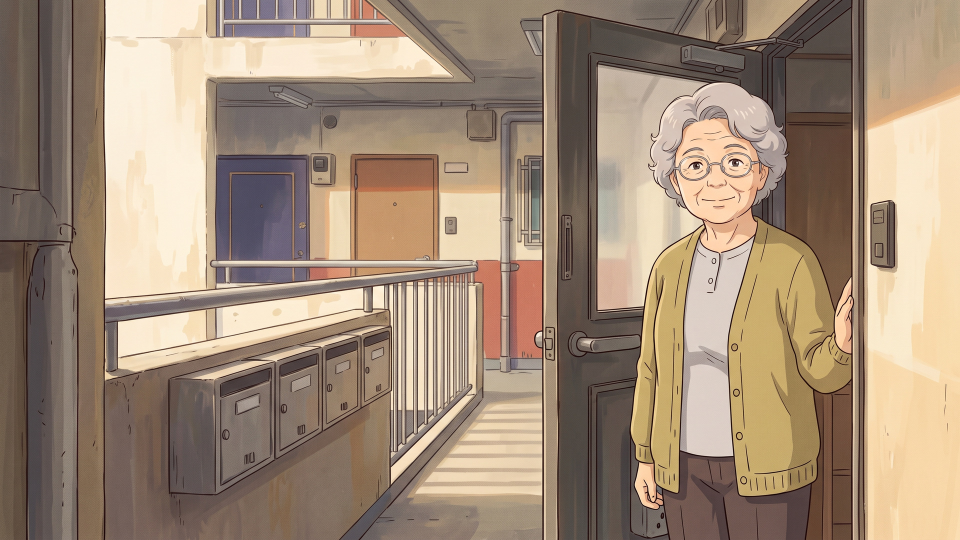
#> input picture channels/okinu/assets/poses/A10.jpg, 1920 x 1080 px (shown at 1/2 size)
$ python -i build_short_okinu.py   (imports and definitions only)
#> lines starting #> are read from the running program, lines starting #| are printed output that depends on the picture
# ⑦ショートの組み立て（金運おきぬ・2026-10-29 新設）：声・絵・字幕・BGM をスキルの build_short.py でつなぎ、−15 LUFS にそろえる
#   python -X utf8 pipeline/build_short_okinu.py <作業フォルダ> [--out short.mp4]
# ・手順書 §5（S001 で決めた組み立て）：config.json に bgm_volume 0.02 → build_short.py → loudnorm で −15 LUFS（そのままだと −22.9 LUFS）。tempo 1.3 は script.json
# ・BGM：channels/okinu/assets/bgm/okinu_bgm_01_seed1.m4a（自作の曲を m4a にして repo に入れた）。環境変数 OKINU_BGM があればそちら。どちらも無ければ止まる（BGM 無しで出さない）
# ・切り出し（funnel.kind が 切り出し）：長尺の絵（neta.json の long_dir/images。手元だけ）を縦に置き直して images/ に置いてから組み立てる
#   （landscape_to_portrait.py と同じ：上下は同じ絵をぼかして暗くした背景、真ん中に高さ1100で置く。元の大きさの絵があればそちらを使う）
# ・できあがりの点検：長さ（ショートは60秒以内）・LUFS（−15±1）・動く絵のカット数（2以上）・【画質】の有無・セーフゾーン確認画像（safezone_check.png）
#   結果は build_report.json に残す。LUFS が外れたら終了コード1
import argparse, glob, json, os, re, subprocess, sys

ROOT = os.path.dirname(os.path.dirname(os.path.abspath(__file__)))
SKILL_SCRIPTS = os.path.join(ROOT, "vendor", "youtube-video-maker", "scripts")
sys.path.insert(0, SKILL_SCRIPTS)
TARGET = -15.0
W, H, TOP, BAND = 1080, 1920, 520, 1100


# [5 lines left out: function bgm_path, not called in this run]


def to_portrait(src, dst, cx=0.55):
    """横の絵を縦 1080x1920 に置き直す（landscape_to_portrait.py と同じ）"""
#> called with src = '../channels/okinu/assets/poses/A10.jpg', dst = 'out.png', cx = 0.55
    from PIL import Image, ImageDraw, ImageEnhance, ImageFilter
    d, f = os.path.split(src)
    raw = sorted(glob.glob(os.path.join(d, "_lovart", os.path.splitext(f)[0], "*.png")))
    if raw and not os.path.exists(os.path.join(d, "_orig", f)) and Image.open(raw[-1]).size[1] > Image.open(src).size[1]:
        src = raw[-1]  # Lovart から届いた元の大きさの絵（縮めた絵を引き伸ばすとぼやける。手順書 §6）
    im = Image.open(src).convert("RGB")
#> im is the input picture: PIL image 1920x1080 RGB; mean R, G, B 161.4, 140.9, 120.8
    w, h = im.size
#> w = 1920; h = 1080
    bw = int(w * H / h)
#> bw = 3413
    bg = im.resize((bw, H), Image.LANCZOS).crop(((bw - W) // 2, 0, (bw - W) // 2 + W, H))
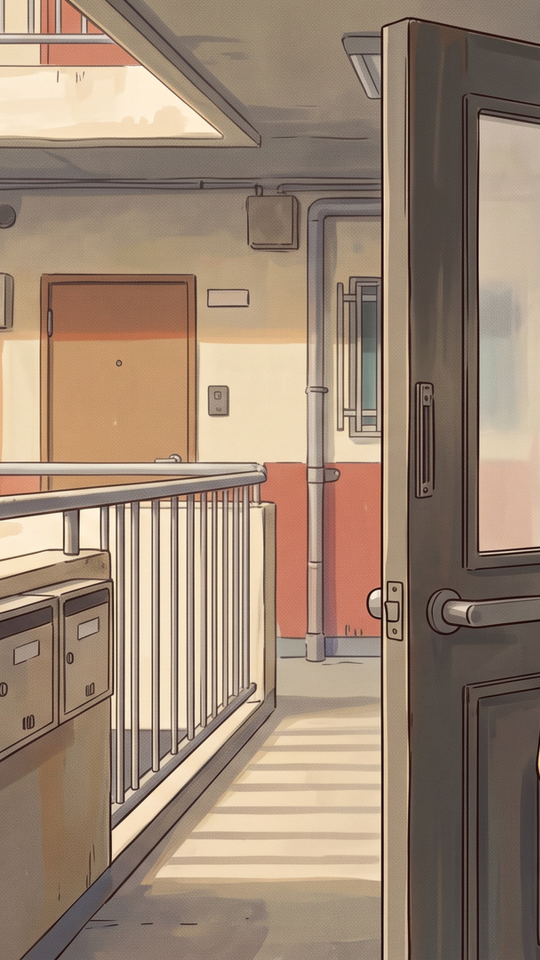
#> bg: PIL image 1080x1920 RGB (shown at 1/2 size); mean R, G, B 156.5, 135.1, 116.2
    bg = ImageEnhance.Brightness(bg.filter(ImageFilter.GaussianBlur(40))).enhance(0.5)
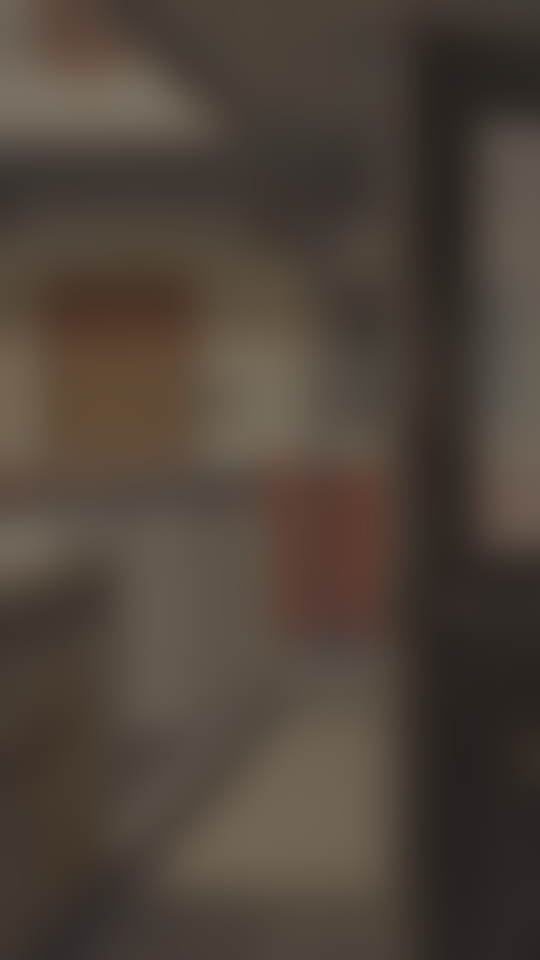
#> bg: PIL image 1080x1920 RGB (shown at 1/2 size); mean R, G, B 78, 67.4, 57.9
    fw = int(w * BAND / h)
#> fw = 1955
    fg = im.resize((fw, BAND), Image.LANCZOS)
    x0 = min(max(0, int(fw * cx - W / 2)), fw - W)
#> x0 = 535
    fg = fg.crop((x0, 0, x0 + W, BAND))
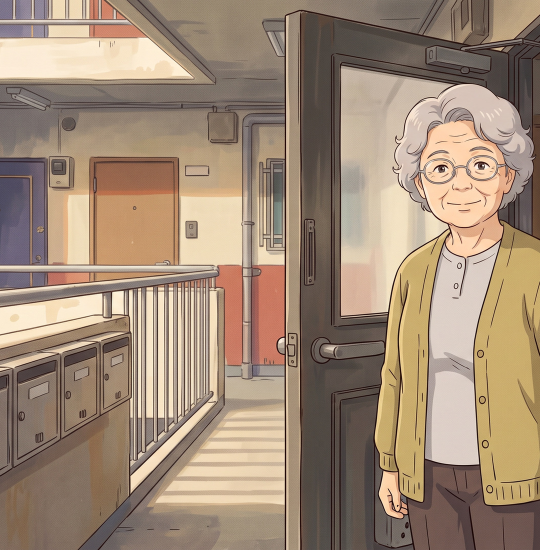
#> fg: PIL image 1080x1100 RGB (shown at 1/2 size); mean R, G, B 160.1, 138.8, 118.7
    mask = Image.new("L", (W, BAND), 255)
#> mask: PIL image 1080x1100 L; every value is 255
    dr = ImageDraw.Draw(mask)
    for i in range(60):
        dr.line((0, i, W, i), fill=int(255 * i / 60)); dr.line((0, BAND - 1 - i, W, BAND - 1 - i), fill=int(255 * i / 60))
    bg.paste(fg, (0, TOP), mask)
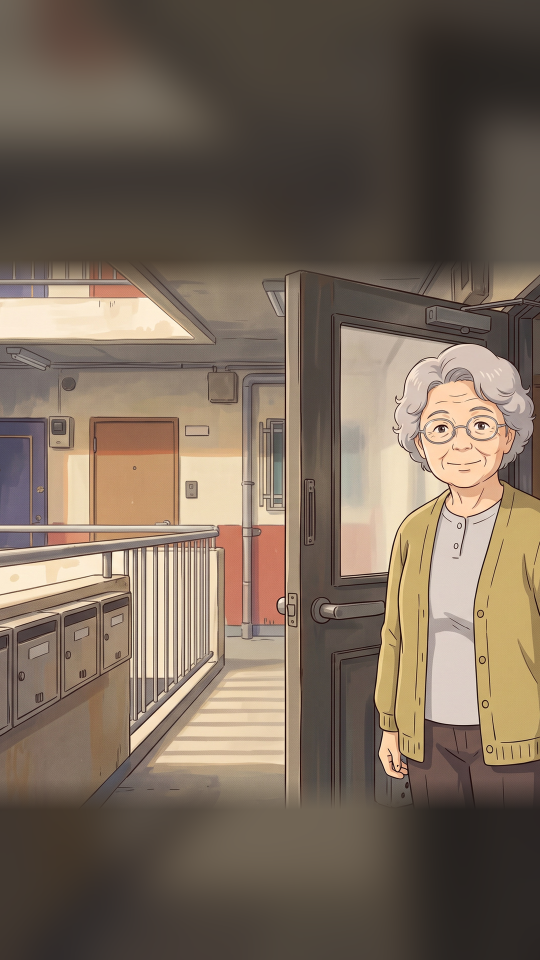
#> bg: PIL image 1080x1920 RGB (shown at 1/2 size); mean R, G, B 120.9, 105.3, 90.4
    bg.save(dst)


# [25 lines left out: functions prepare_cut, measure, not called in this run]


def duration(path):
    out = subprocess.run(["ffprobe", "-v", "error", "-show_entries", "format=duration", "-of", "csv=p=0", path], capture_output=True, text=True).stdout.strip()
    return float(out or 0)


# [56 lines left out: functions loudnorm, main, not called in this run]


# [2 lines not run here, left out]

>>> result = to_portrait('../channels/okinu/assets/poses/A10.jpg', 'out.png')
